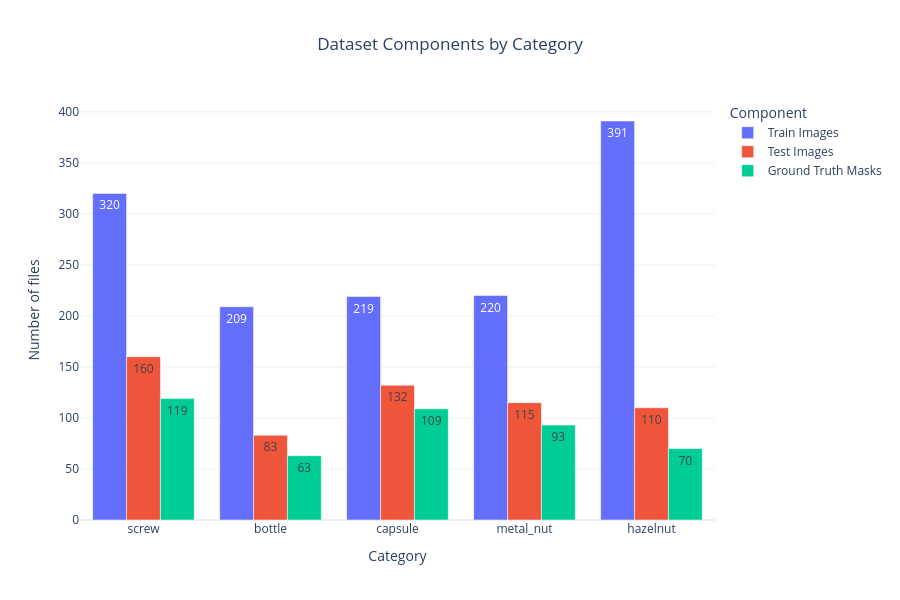

The code cell stored with this chart in its notebook:
### Markdown cell above
## Plotly — Dataset Components

### Code cell
count_long_df = summary_df.melt(
    id_vars="Category",
    value_vars=[
        "Train Images",
        "Test Images",
        "Ground Truth Masks",
    ],
    var_name="Component",
    value_name="Count",
)

fig = px.bar(
    count_long_df,
    x="Category",
    y="Count",
    color="Component",
    barmode="group",
    text_auto=True,
    title="Dataset Components by Category",
    labels={
        "Count": "Number of files"
    },
    template="plotly_white",
)

fig.update_layout(
    height=600,
    title_x=0.5,
    hovermode="x unified"
)

fig.show()

save_plotly_figure(
    fig,
    "Dataset Components by Category",
    width=1400,
    height=800
)

### Figure 1 — Plotly figure (JSON) as saved in the notebook; plotly's stock layout.template omitted (floating-point values rounded to 4 significant figures)
{"data": [{"alignmentgroup": "True", "hovertemplate": "Component=Train Images<br>Category=%{x}<br>Number of files=%{y}<extra></extra>", "legendgroup": "Train Images", "marker": {"color": "#636efa", "pattern": {"shape": ""}}, "name": "Train Images", "offsetgroup": "Train Images", "orientation": "v", "showlegend": true, "textposition": "auto", "texttemplate": "%{y}", "type": "bar", "x": ["screw", "bottle", "capsule", "metal_nut", "hazelnut"], "xaxis": "x", "y": [320, 209, 219, 220, 391], "yaxis": "y"}, {"alignmentgroup": "True", "hovertemplate": "Component=Test Images<br>Category=%{x}<br>Number of files=%{y}<extra></extra>", "legendgroup": "Test Images", "marker": {"color": "#EF553B", "pattern": {"shape": ""}}, "name": "Test Images", "offsetgroup": "Test Images", "orientation": "v", "showlegend": true, "textposition": "auto", "texttemplate": "%{y}", "type": "bar", "x": ["screw", "bottle", "capsule", "metal_nut", "hazelnut"], "xaxis": "x", "y": [160, 83, 132, 115, 110], "yaxis": "y"}, {"alignmentgroup": "True", "hovertemplate": "Component=Ground Truth Masks<br>Category=%{x}<br>Number of files=%{y}<extra></extra>", "legendgroup": "Ground Truth Masks", "marker": {"color": "#00cc96", "pattern": {"shape": ""}}, "name": "Ground Truth Masks", "offsetgroup": "Ground Truth Masks", "orientation": "v", "showlegend": true, "textposition": "auto", "texttemplate": "%{y}", "type": "bar", "x": ["screw", "bottle", "capsule", "metal_nut", "hazelnut"], "xaxis": "x", "y": [119, 63, 109, 93, 70], "yaxis": "y"}], "layout": {"barmode": "group", "height": 600, "hovermode": "x unified", "legend": {"title": {"text": "Component"}, "tracegroupgap": 0}, "title": {"text": "Dataset Components by Category", "x": 0.5}, "xaxis": {"anchor": "y", "domain": [0, 1], "title": {"text": "Category"}}, "yaxis": {"anchor": "x", "domain": [0, 1], "title": {"text": "Number of files"}}}}
